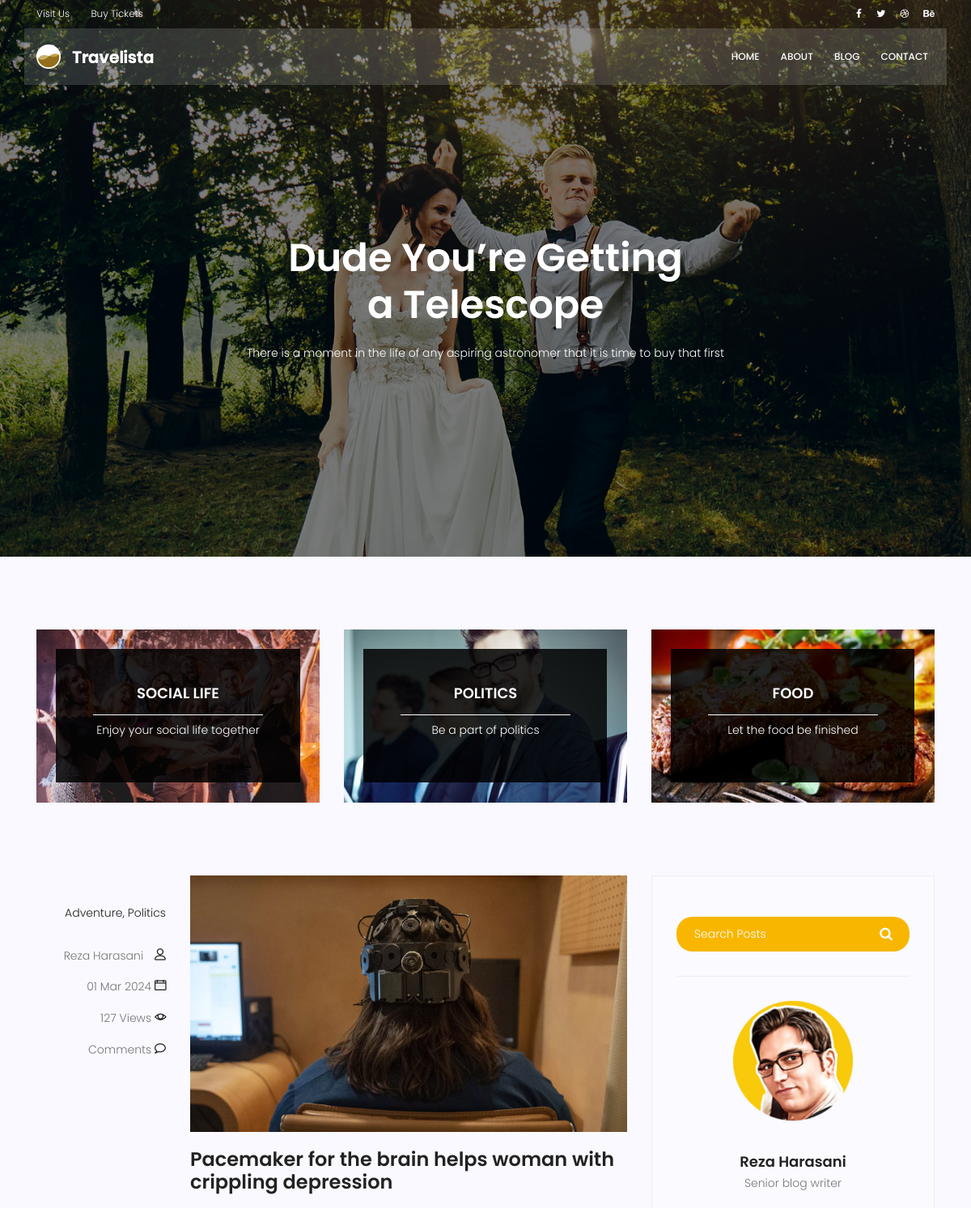
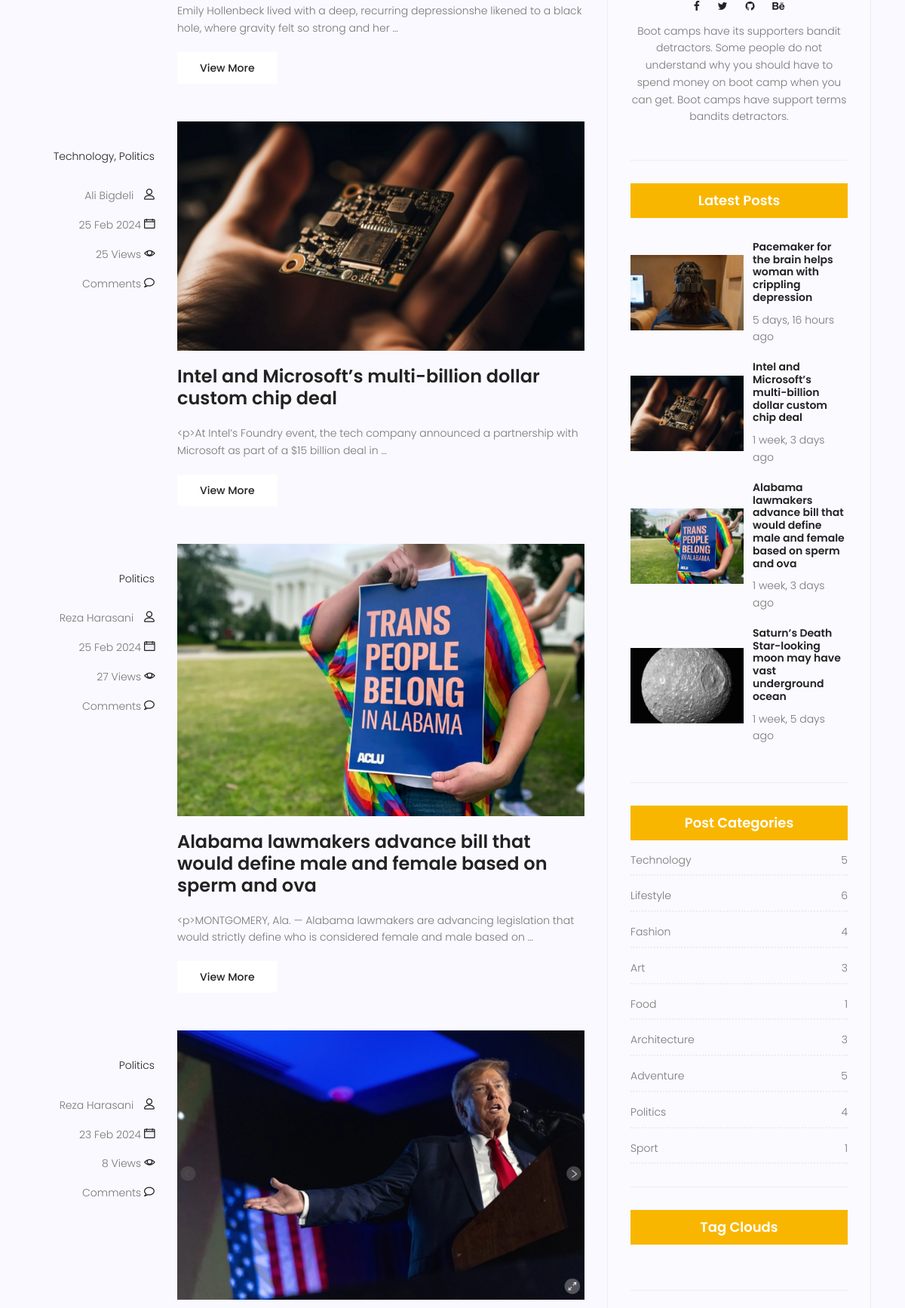
Screenshot of /blog/ (upper part) with the database file from the repository (2 pictures, top to bottom).
### blog/models.py (models this page shows, shortened)
class Category(models.Model):
    name = models.CharField(max_length=200)
    class Meta:
        verbose_name_plural = 'Categories'

class Post(models.Model):
    author = models.ForeignKey(User, on_delete=models.SET_NULL, null=True)
    avatar = models.ImageField(upload_to='blog/avatar', default='/blog/avatar/default.png')
    title = models.CharField(max_length=200)
    content = models.TextField()
    image = models.ImageField(upload_to='blog/', default='/blog/default.jpg')
    counted_views = models.IntegerField(default=0)
    status = models.BooleanField(default=False)
    created_date = models.DateTimeField(auto_now_add=True)
    updated_date = models.DateTimeField(auto_now=True)
    published_date = models.DateTimeField(null=True)
    category = models.ManyToManyField(Category)
    tags = TaggableManager()
    class Meta:
        ordering = ['-created_date']

### blog/views.py (the view)
# urls.py: path('', blog_view, name='index'),
def blog_view(request, **kwargs):
    posts = Post.objects.filter(status=1).filter(published_date__lte=timezone.now())
    if kwargs.get('category_name') is not None:
        posts = posts.filter(category__name=kwargs['category_name'])
    if kwargs.get('author_username') is not None:
        posts = posts.filter(author__username=kwargs['author_username'])
    if kwargs.get('tag_name') is not None:
        posts = posts.filter(tags__name__in=[kwargs['tag_name']])
    posts = Paginator(posts, 4)
    try:
        page_number = request.GET.get('page')
        posts = posts.get_page(page_number)
    except PageNotAnInteger:
        posts = posts.get_page(1)
    except EmptyPage:
        posts = posts.get_page(1)
    context = {'posts': posts}
    return render(request, 'blog/blog-home.html', context)

### blog/templatetags/blog_tags.py (called while the page is built)
@register.inclusion_tag('blog/blog-popular-posts.html')
def blog_popular_posts(arg=4):
    posts = Post.objects.filter(status=1).order_by('-published_date')[:arg]
    return {'posts': posts}

@register.inclusion_tag('blog/blog-post-categories.html')
def blog_post_categories():
    posts = Post.objects.filter(status=1)
    categories = Category.objects.all()
    categories_dict = {}
    for category in categories:
        post_count = posts.filter(category=category).count()
        categories_dict[category.name] = post_count
    return {'categories': categories_dict}

### templates/blog/blog-home.html (shortened to what this page needs)
{% extends "base.html" %}
{% load static %}
{% load blog_tags %}
{% block content %}
    <section class="banner-area relative blog-home-banner" id="home">
        <div class="overlay overlay-bg"></div>
        <div class="container">
            <div class="row d-flex align-items-center justify-content-center">
                <div class="about-content blog-header-content col-lg-12">
                    <h1 class="text-white">
                        Dude You’re Getting
                        a Telescope
                    </h1>
                    <p class="text-white">
                        There is a moment in the life of any aspiring astronomer that it is time to buy that first
                    </p>
                </div>
            </div>
        </div>
    </section>
    <section class="top-category-widget-area pt-90 pb-90 ">
        <div class="container">
            <div class="row">
                <div class="col-lg-4">
                    <div class="single-cat-widget">
                        <div class="content relative">
                            <div class="overlay overlay-bg"></div>
                            <a href="#" target="_blank">
                                <div class="thumb">
                                    <img class="content-image img-fluid d-block mx-auto"
                                         src="{% static 'img/blog/cat-widget1.jpg' %}"
                                         alt="">
                                </div>
                                <div class="content-details">
                                    <h4 class="content-title mx-auto text-uppercase">Social life</h4>
                                    <span></span>
                                    <p>Enjoy your social life together</p>
                                </div>
                            </a>
                        </div>
                    </div>
                </div>
                <div class="col-lg-4">
                    <div class="single-cat-widget">
                        <div class="content relative">
                            <div class="overlay overlay-bg"></div>
                            <a href="#" target="_blank">
                                <div class="thumb">
                                    <img class="content-image img-fluid d-block mx-auto"
                                         src="{% static 'img/blog/cat-widget2.jpg' %}"
                                         alt="">
                                </div>
                                <div class="content-details">
                                    <h4 class="content-title mx-auto text-uppercase">Politics</h4>
                                    <span></span>
                                    <p>Be a part of politics</p>
                                </div>
                            </a>
                        </div>
                    </div>
                </div>
                <div class="col-lg-4">
                    <div class="single-cat-widget">
                        <div class="content relative">
                            <div class="overlay overlay-bg"></div>
                            <a href="#" target="_blank">
                                <div class="thumb">
                                    <img class="content-image img-fluid d-block mx-auto"
                                         src="{% static 'img/blog/cat-widget3.jpg' %}"
                                         alt="">
                                </div>
                                <div class="content-details">
                                    <h4 class="content-title mx-auto text-uppercase">Food</h4>
                                    <span></span>
                                    <p>Let the food be finished</p>
                                </div>
                            </a>
                        </div>
                    </div>
                </div>
            </div>
        </div>
    </section>
    <section class="post-content-area">
        <div class="container">
            <div class="row">
                <div class="col-lg-8 posts-list">
                    {% for post in posts %}
                        <div class="single-post row">
                            <div class="col-lg-3  col-md-3 meta-details">
                                <ul class="tags">
                                    {% for category in post.category.all %}
                                        {% if not forloop.last %}
                                            <li>
                                                <a href="{% url 'blog:category' category_name=category.name %}">{{ category.name }},</a>
                                            </li>
                                        {% else %}
                                            <li>
                                                <a href="{% url 'blog:category' category_name=category.name %}">{{ category.name }}</a>
                                            </li>
                                        {% endif %}
                                    {% endfor %}
                                </ul>
                                <div class="user-details row">
                                    <p class="user-name col-lg-12 col-md-12 col-6"><a
                                            href="{% url 'blog:author' author_username=post.author.username %}">{{ post.author.get_full_name }}</a>
                                        <span class="lnr lnr-user"></span></p>
                                    <p class="date col-lg-12 col-md-12 col-6">
                                        {{ post.published_date|date:"d M Y" }} <span
                                            class="lnr lnr-calendar-full"></span></p>
                                    <p class="view col-lg-12 col-md-12 col-6">{{ post.counted_views }} Views <span
                                            class="lnr lnr-eye"></span></p>
                                    <p class="comments col-lg-12 col-md-12 col-6">{{ post. }} Comments <span
                                            class="lnr lnr-bubble"></span></p>
                                </div>
                            </div>
                            <div class="col-lg-9 col-md-9 ">
                                <div class="feature-img">
                                    <img class="img-fluid" src="{{ post.image.url }}" alt="">
                                </div>
                                <a class="posts-title" href="{% url 'blog:single' pid=post.id %}">
                                    <h3>{{ post.title }}</h3>
                                </a>
                                <p class="excert">
                                    {{ post.content|truncatewords:20 }}
                                </p>
                                <a href="/blog/{{ post.id }}" class="primary-btn">View More</a>
                            </div>
                        </div>
                    {% endfor %}
                </div>
                <div class="col-lg-4 sidebar-widgets">
                    <div class="widget-wrap">
                        {% include 'blog/blog-search.html' %}
                        {% include 'blog/blog-writer.html' %}
                        {% blog_popular_posts %}
                        {% blog_post_categories %}
                        {% include 'blog/blog-tags.html' %}
                    </div>
                </div>
            </div>
        </div>
    </section>
{% endblock %}

### templates/blog/blog-popular-posts.html
{% load static %}
{% load humanize  %}
<div class="single-sidebar-widget popular-post-widget">
    <h4 class="popular-title">Latest Posts</h4>
    <div class="popular-post-list">
        {% for post in posts %}
            <div class="single-post-list d-flex flex-row align-items-center">
                <div class="thumb">
                    <img class="img-fluid" src="{{ post.image.url }}" alt="">
                </div>
                <div class="details">
                    <a href="{% url 'blog:single' pid=post.id %}"><h6>{{ post.title }}</h6></a>
                    <p>{{ post.published_date|naturaltime }}</p>
                </div>
            </div>
        {% endfor %}
    </div>
</div>

### templates/blog/blog-post-categories.html
{% load static %}
<div class="single-sidebar-widget post-category-widget">
    <h4 class="category-title">Post Categories</h4>
    <ul class="cat-list">
        {% for name,count in categories.items %}
            <li>
                <a href="{% url 'blog:category' category_name=name %}" class="d-flex justify-content-between">
                    <p>{{ name }}</p>
                    <p>{{ count }}</p>
                </a>
            </li>
        {% endfor %}
    </ul>
</div>

### rows the page displays
Post: author.get_full_name "Reza Harasani", published_date "01 Mar 2024", counted_views "127", image (picture), title "Pacemaker for the brain helps woman with crippling depression", content "Emily Hollenbeck lived with a deep, recurring depressionshe likened to a black hole, where gravity felt so strong and her …", published_date "5 days, 16 hours ago"
Category: name "Adventure", categories "Adventure"
Category: name "Politics", categories "Politics"
Post: author.get_full_name "Ali Bigdeli", published_date "25 Feb 2024", counted_views "25", image (picture), title "Intel and Microsoft’s multi-billion dollar custom chip deal", content "<p>At Intel’s Foundry event, the tech company announced a partnership with Microsoft as part of a $15 billion deal in …", published_date "1 week, 3 days ago"
Category: name "Technology", categories "Technology"
Post: author.get_full_name "Reza Harasani", published_date "25 Feb 2024", counted_views "27", image (picture), title "Alabama lawmakers advance bill that would define male and female based on sperm and ova", content "<p>MONTGOMERY, Ala. — Alabama lawmakers are advancing legislation that would strictly define who is considered female and male based on …", published_date "1 week, 3 days ago"
Post: author.get_full_name "Reza Harasani", published_date "23 Feb 2024", counted_views "8", image (picture)
Post: image (picture), title "Saturn’s Death Star-looking moon may have vast underground ocean", published_date "1 week, 5 days ago"
Category: categories "Lifestyle"
Category: categories "Fashion"
Category: categories "Art"
Category: categories "Food"
Category: categories "Architecture"
Category: categories "Sport"

### other values shown
{{ count }} "5" "6" "4" "3" "1" "3" "5" "4" "1"
